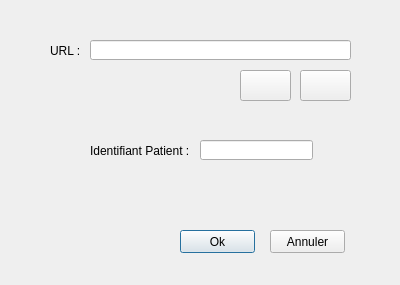
<?xml version="1.0" encoding="UTF-8"?>
<ui version="4.0">
 <class>addfileDialog</class>
 <widget class="QDialog" name="addfileDialog">
  <property name="geometry">
   <rect>
    <x>0</x>
    <y>0</y>
    <width>400</width>
    <height>285</height>
   </rect>
  </property>
  <property name="windowTitle">
   <string>Dialog</string>
  </property>
  <widget class="QLineEdit" name="lineEdit_filePath">
   <property name="geometry">
    <rect>
     <x>90</x>
     <y>40</y>
     <width>261</width>
     <height>20</height>
    </rect>
   </property>
  </widget>
  <widget class="QPushButton" name="pushButton_folder">
   <property name="geometry">
    <rect>
     <x>240</x>
     <y>70</y>
     <width>51</width>
     <height>31</height>
    </rect>
   </property>
   <property name="text">
    <string/>
   </property>
   <property name="icon">
    <iconset resource="addfiledialog.qrc">
     <normaloff>:/addfileDialog/images/folder.png</normaloff>:/addfileDialog/images/folder.png</iconset>
   </property>
   <property name="iconSize">
    <size>
     <width>24</width>
     <height>24</height>
    </size>
   </property>
   <property name="autoDefault">
    <bool>false</bool>
   </property>
  </widget>
  <widget class="QPushButton" name="pushButton_file">
   <property name="geometry">
    <rect>
     <x>300</x>
     <y>70</y>
     <width>51</width>
     <height>31</height>
    </rect>
   </property>
   <property name="text">
    <string/>
   </property>
   <property name="icon">
    <iconset resource="addfiledialog.qrc">
     <normaloff>:/addfileDialog/images/file.png</normaloff>:/addfileDialog/images/file.png</iconset>
   </property>
   <property name="iconSize">
    <size>
     <width>24</width>
     <height>24</height>
    </size>
   </property>
   <property name="autoDefault">
    <bool>false</bool>
   </property>
  </widget>
  <widget class="QLineEdit" name="lineEdit_idPatient">
   <property name="geometry">
    <rect>
     <x>200</x>
     <y>140</y>
     <width>113</width>
     <height>20</height>
    </rect>
   </property>
  </widget>
  <widget class="QLabel" name="label">
   <property name="geometry">
    <rect>
     <x>90</x>
     <y>140</y>
     <width>101</width>
     <height>21</height>
    </rect>
   </property>
   <property name="text">
    <string>Identifiant Patient :</string>
   </property>
  </widget>
  <widget class="QLabel" name="label_2">
   <property name="geometry">
    <rect>
     <x>50</x>
     <y>40</y>
     <width>31</width>
     <height>21</height>
    </rect>
   </property>
   <property name="text">
    <string>URL :</string>
   </property>
  </widget>
  <widget class="QPushButton" name="pushButton_ok">
   <property name="geometry">
    <rect>
     <x>180</x>
     <y>230</y>
     <width>75</width>
     <height>23</height>
    </rect>
   </property>
   <property name="text">
    <string>Ok</string>
   </property>
  </widget>
  <widget class="QPushButton" name="pushButton_annuler">
   <property name="geometry">
    <rect>
     <x>270</x>
     <y>230</y>
     <width>75</width>
     <height>23</height>
    </rect>
   </property>
   <property name="text">
    <string>Annuler</string>
   </property>
   <property name="autoDefault">
    <bool>false</bool>
   </property>
  </widget>
 </widget>
 <resources>
  <include location="addfiledialog.qrc"/>
 </resources>
 <connections/>
</ui>
